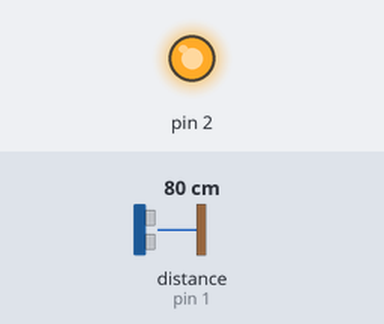
A program run on a simulated MicroPython board. Parts: output pins drawn as LEDs (lit = HIGH). The test bench sets the inputs (shaded band); at power-on: distance to the obstacle (sensor on pin 1) 80 cm. The echo pulse lasts 58.3 µs per cm; pins used as bus, display or sensor lines are not drawn.

Above: at 0.1 s.
Timing chart, 0 to 1.6 s (numbered marks = the images above):
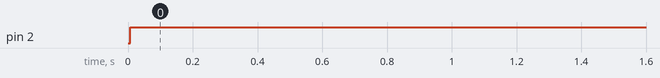

Measured:
- by itself, pin 2: LOW → HIGH at 0.01 s

The program:

distance_relay.py
```python
import machine
import relay as relay_module  # alias so relay can be the object name
import ultrasound

DISTANCE_THRESHOLD_CM = 50  # below this the relay should be low, above active

distance_sensor = ultrasound.Ultrasound(trigger_pin=0, echo_pin=1)
relay = relay_module.Relay(2)
watchdog = machine.WDT(timeout=2500)  # timeout is in ms

if __name__ == '__main__':
    ''' Read the range sensor once per second and update the relay based
        on whether the result is over/under DISTANCE_THRESHOLD_CM '''

    # hold the relay inactive long enough to drain residual capitance on wdt reset
    if machine.reset_cause() == machine.WDT_RESET:
        relay.off()
        machine.lightsleep(1000)  # ms

    while True:
        if distance_sensor.read_cm() > DISTANCE_THRESHOLD_CM:
            relay.on()
        else:
            relay.off()
        watchdog.feed()
        machine.lightsleep(1000)  # ms
```

relay.py
```python
import machine


class Relay:
    '''Relay output. Relay will be inactive when initialized.'''
    def __init__(self, coil_pin):
        self.coil = machine.Pin(coil_pin, machine.Pin.OUT)
        self.coil.value(0)

    def on(self):
        self.coil.value(1)

    def off(self):
        self.coil.value(0)
```

ultrasound.py
```python
import machine
import utime


class Ultrasound:
    ''' reads a HC-SR04 ultrasound distance sensor and returns the distance in cm '''

    def __init__(self, trigger_pin, echo_pin):
        self.trigger = machine.Pin(trigger_pin, machine.Pin.OUT)
        self.echo = machine.Pin(echo_pin, machine.Pin.IN)

    def read_cm(self):
        pulse_start_us = 0
        pulse_end_us = 0

        # pulse trigger high for 10us
        self.trigger.value(1)
        utime.sleep_us(10)
        self.trigger.value(0)

        # record last time that echo was low
        while self.echo.value() == 0:
            pulse_start_us = utime.ticks_us()

        # record last time that echo was high
        while self.echo.value() == 1:
            pulse_end_us = utime.ticks_us()

        pulse_time_us = pulse_end_us - pulse_start_us
        distance_cm = pulse_time_us / 58
        return distance_cm
```
